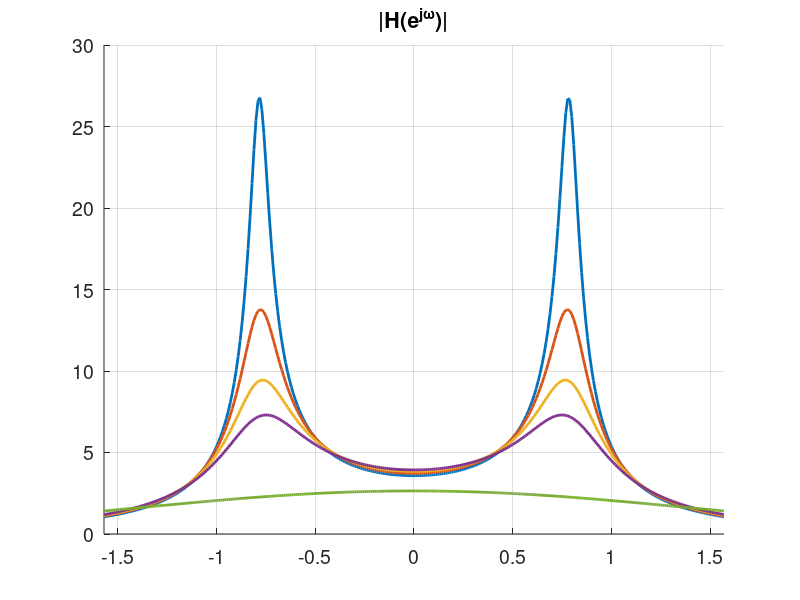
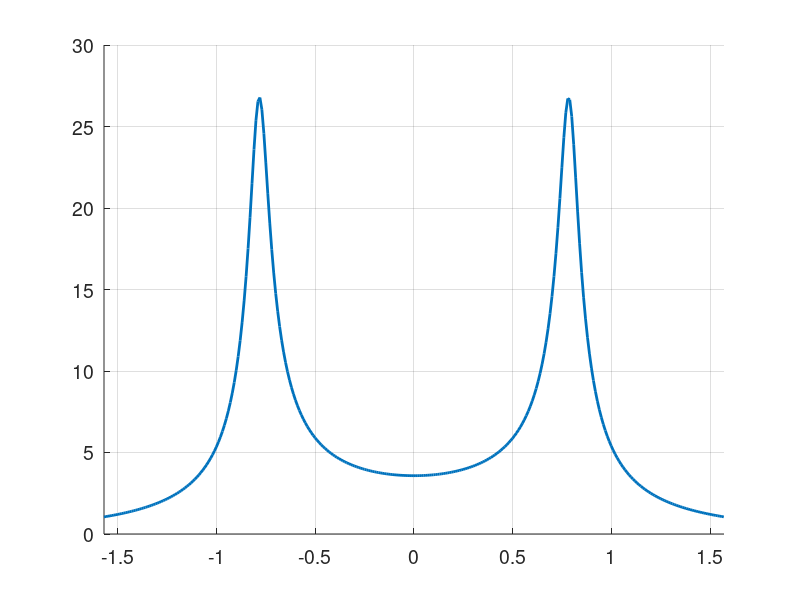
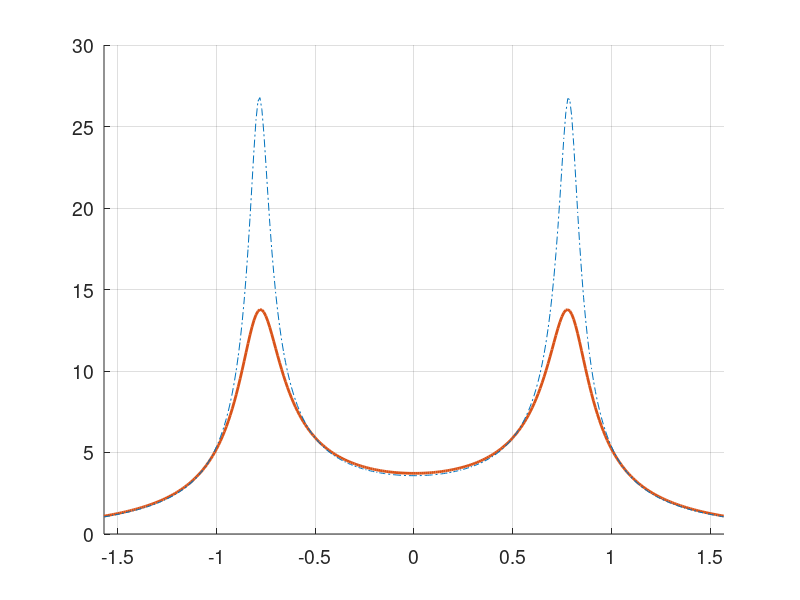
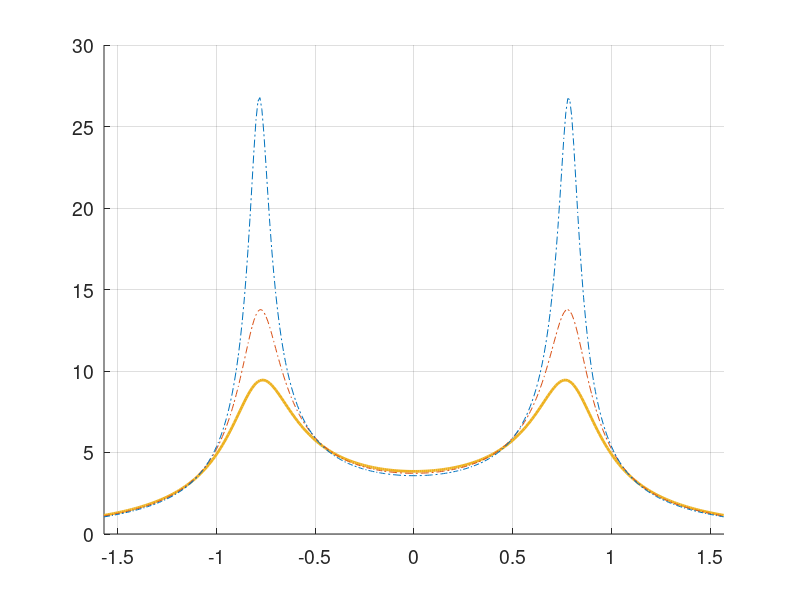

Here is the MATLAB script that generated these plots, in order: (Note: this script raises an error after producing the figures.)
% e8_1_pole_radii2_LP.m   
% freq plots for complex-pole-pair, one-zero H(z) as poles move toward center of unit circle
clear; close all; set(0,'defaultAxesFontSize',14); 
set(0,'defaultaxesxlim',[-pi/2 pi/2]); set(0,'defaultaxesylim',[0 30]);
fpv=[100 700 400 300];

w=[-pi/2:0.01:pi/2];  % freq range
terms = 4;        % number of radii length
H = zeros(terms+1, length(w));   %initialize matrix of results 
%phase of the poles = pi/4, because the roots of denominator are  a*(1 pm j)
r = 0.95;         % pole radius initial value
dr  = 0.05;       % delta between radii
e45 = exp(j*pi/4) % 45 degree unit circle radius point

figure('position',fpv), hold on, title('|H(e^{j\omega})|'),  % calculate and plot responses
colr = get(gca,'ColorOrder');  %get colors to assure all plot colors match
for n = 0:(terms-1)
    a = r - n*dr;
    H(n+1,1:end)= (exp(j*w) +1)./((exp(j*w) - a*e45).*(exp(j*w) - a*conj(e45)));
    plot(w, abs(H(n+1,:)),'color',colr(n+1,:),'Linewidth',2),
       xlim([-pi/2 pi/2]), ylim([0 30]),grid on  % plot various radii freq responses
    
end;
 % plot a lowpass filter as the limit as radius approaches 0 (a=0.2)
 a=0.2;
 n=terms;
 H(n+1,1:end)= (exp(j*w) +1)./((exp(j*w) - a*e45).*(exp(j*w) - a*conj(e45)));
    plot(w, abs(H(n+1,:)),'color',colr(n+1,:),'Linewidth',2),
       xlim([-pi/2 pi/2]), ylim([0 30]),grid on 
hold off; 

% plot cumulative responses in different colors
for n = 0:(terms-1)
    figure('position',fpv), hold on,
    plot(w, abs(H(n+1,:)),'color',colr(n+1,:), 'Linewidth',2), %emphasize most recent plot
       xlim([-pi/2 pi/2]), ylim([0 30]),grid on 
    for m = n:-1:0
      plot(w, abs(H(m+1,:)),'-.','color',colr(m+1,:)),
       xlim([-pi/2 pi/2]), ylim([0 30]),grid on   % plot various radii freq responses
    end
    hold off;
end;
% print out transfer function equations
syms z a
r95 = 0.95*e45
q = (z-r95)*(z-conj(r95))
expand(q)  % yields z^2 - 1.3435*z + 0.9025
r9=  0.9*e45
q9 = (z-r9)*(z-conj(r9))
expand(q9) % yields z^2 - 1.2728*z + 0.81

r85=  0.85*e45
q85 = (z-r85)*(z-conj(r85))
expand(q85) % yields z^2 - 1.2021*z + 0.7225
